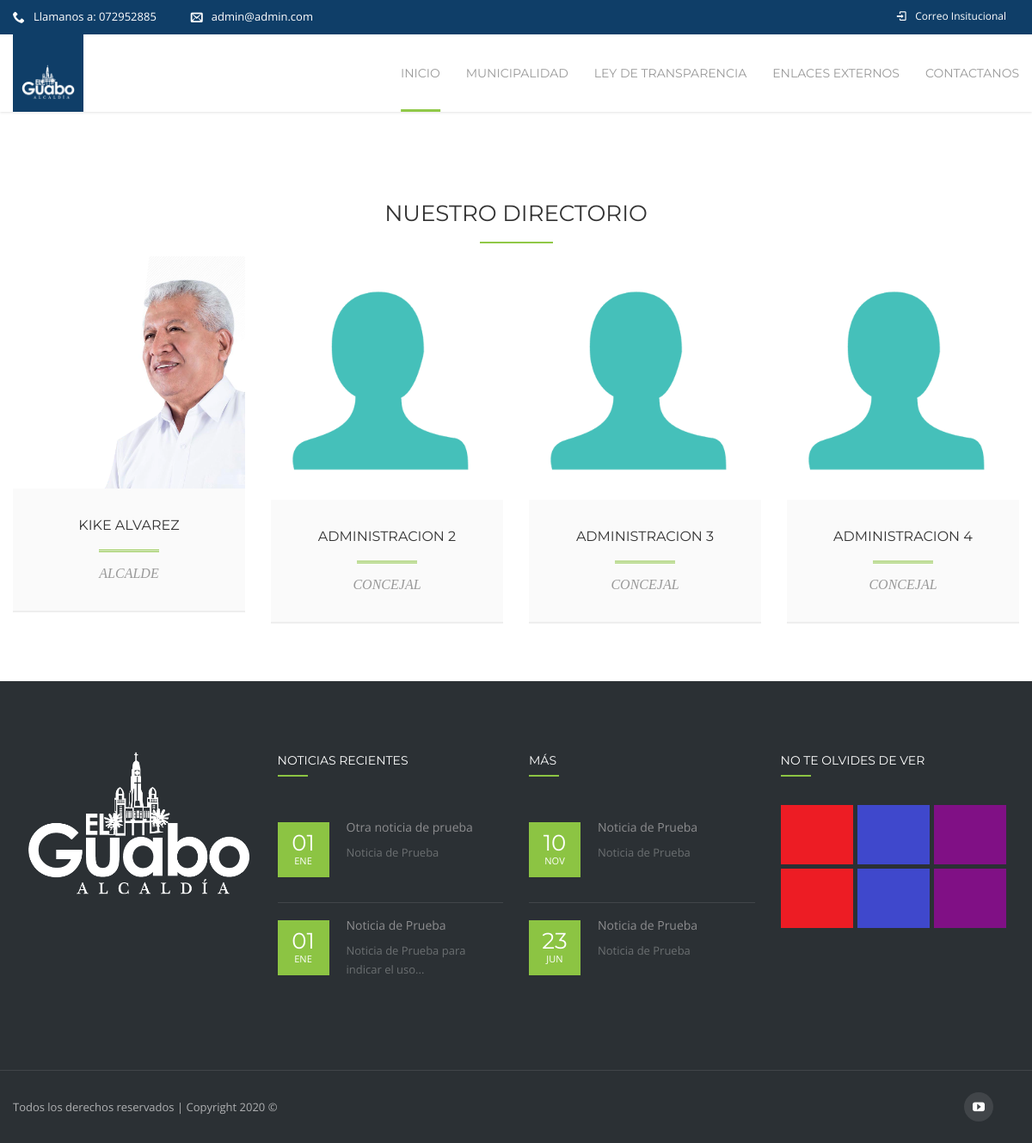
The page /directorio on the database its author committed.
### Apps/Inicio/models.py (models this page shows)
class Institucion(models.Model):
    nombre= models.CharField(max_length=60)
    logo = models.ImageField(upload_to="logo",null=True,blank=True)
    direccion = models.CharField(max_length=120,null=True,blank=True)
    telefono=models.CharField(max_length=60,null=True,blank=True)
    email = models.EmailField(max_length=150,null=True,blank=True)
    mision =RichTextUploadingField(null=True,blank=True)
    vision= RichTextUploadingField(null=True,blank=True)
    objetivos = RichTextUploadingField(null=True,blank=True)
    facebook=models.CharField(max_length=200,null=True,blank=True)
    twitter=models.CharField(max_length=200,null=True,blank=True)
    google_plus=models.CharField(max_length=200,null=True,blank=True)
    youtube=models.CharField(max_length=200,null=True,blank=True)
    class Meta:
        verbose_name_plural = "1. Institución"

class Directorio(models.Model):
    nombre = models.CharField(max_length=120)
    dignidad = models.CharField(choices=(('A',"ALCALDE"),("C","CONCEJAL")),max_length=50)
    foto = models.ImageField(upload_to="directorio")
    mensaje_principal =RichTextUploadingField(null=True,blank=True)
    twitter = models.CharField(max_length=150,null=True,blank=True)
    facebook = models.CharField(max_length=150,null=True,blank=True)
    inlink = models.CharField(max_length=150,null=True,blank=True)
    email = models.CharField(max_length=150,null=True,blank=True)
    datos_informativos = RichTextUploadingField()
    class Meta:
        verbose_name_plural = "3. Administración"

class Noticias(models.Model):
    fecha=models.DateTimeField()
    titulo=models.CharField(max_length=200)
    banner = models.ImageField(upload_to="noticias/banner",null=True,blank=True)
    imagen =models.ImageField(upload_to='noticias', help_text="Imagen de 585 x 480")
    descripcion_corta =models.CharField(max_length=160)
    pagina = RichTextUploadingField()
    visitas =models.IntegerField(default=1)
    class Meta:
        verbose_name_plural ="5. Noticias"

### Apps/Inicio/views.py (the view)
# urls.py: path('directorio', directorio),
def directorio(request):
    institucion = Institucion.objects.first()
    contexto = {
        'correo': institucion.email,
        'telefono': institucion.telefono,
        'logo': institucion.logo,
        'institucion': institucion,
        'directorio': Directorio.objects.all(),
        'noticias': Noticias.objects.all().order_by('-fecha'),
        'proyectos': Proyectos.objects.all(),
    }
    return render(request,'directorio.html',contexto)

### templates/directorio.html (shortened to what this page needs)
{% extends 'home-7.html' %}
{% block contenido %}
    <div id="nz-content" class='content nz-clearfix padding-false'>
        <div class='container page-full-width'>
            <div id="post-2057" class="post-2057 page type-page status-publish hentry">
                <section class="page-content nz-clearfix">
                    <div class="nz-section horizontal autoheight-false animate-false full-width-false "
                         data-animation-speed="35000" data-parallax="false"
                         style="padding-top:100px;padding-bottom:25px;">
                        <div class="container">
                            <div class="nz-row">
                                <div class="col vc_col-sm-12 col12  col-animate-false" style="" data-effect="fade"
                                     data-align="left">
                                    <div class="col-inner" style="">
                                        <h3 style="font-size: 26px;color: #333333;line-height: 36px;text-align: center;font-family:Montserrat;font-weight:400;font-style:normal"
                                            class="vc_custom_heading">NUESTRO DIRECTORIO</h3>
                                        <div class="sep-wrap center nz-clearfix">
                                            <div class="nz-separator solid"
                                                 style="border-bottom-color:#90c847;width:85px;border-bottom-width:2px;border-bottom-style:solid;margin-top:15px;margin-bottom:15px;">
                                            </div>
                                        </div>
                                        <div id="nz-persons-1" class="nz-persons nz-carousel nz-clearfix animate-none" data-animate="false" data-columns="4">
                                            {% for dir in directorio %}
                                             <div class="animate-item person ">
                                                <div class="img"><img src="/media/{{ dir.foto }}" alt="Alexandra McDoe" />
                                                </div>
                                                <div class="person-body">
                                                    <div class="person-meta">
                                                        <a href="/directorio/{{dir.id}}">
                                                            <div class="name">{{ dir.nombre}}</div>
                                                        </a>
                                                        <div class="title">{% if dir.dignidad == 'A' %}ALCALDE{% else %}CONCEJAL{% endif %}</div>
                                                    </div>
                                                </div>
                                            </div>
                                            {% endfor %}
                                        </div>
                                    </div>
                                </div>
                            </div>
                        </div>
                    </div>
                </section>
            </div>
        </div>
    </div>
{% endblock %}

### templates/home-7.html (shortened to what this page needs)
<!DOCTYPE html>
<html class="no-js  blank-false " lang="es-EC">
<head>
    <link rel='stylesheet' href='/static/css/settings.css' type='text/css' media='all' />
    <link rel='stylesheet' href='/static/css/style.css' type='text/css' media='all' />
    <link rel='stylesheet' href='/static/css/js_composer.min.css' type='text/css' media='all' />
</head>
<body class="home page page-id-7 page-template page-template-page-vc page-template-page-vc-php wpb-js-composer js-comp-ver-4.11.2 vc_responsive ">
    <div id="gen-wrap">
        <div id="wrap" class="nz-wide">
            <header class="header desk version1 stuck-false top-true sl-false search-true cart-true iversion-dark effect-underline subeffect-ghost fixed-true fiversion-dark">
                <div class="header-top" style="background: #0f3e68;">
                        <div class="container nz-clearfix">
                            <div class="slogan nz-clearfix">
                                <div class="nz-bar"><span class="nz-icon none small icon-phone animate-false"></span><span class="header-top-label">Llamanos
                                </span> a: {{telefono}}</div>
                                <div class="nz-bar"><span class="nz-icon none small icon-envelope animate-false"></span>{{correo}}</div>
                            </div>
                            <nav class="header-top-menu nz-clearfix">
                                <ul class="menu">
                                    <li class="icon-login menu-item"><a href="/"><span class="mi"></span><span class="txt">Correo Insitucional</span></a></li>
                                </ul>
                            </nav>
                        </div>
                    </div>
                <div class="header-content">
                    <div class="header-body">
                        <div class="container nz-clearfix">
                            <div class="logo logo-desk">
                                <a href="/" title="El Guabo" style="background: #0f3e68; padding: 10px">
                                    <img style="max-width:149px;max-height:41px;" src="/media/{{logo}}" alt="Focuson">
                                </a>
                            </div>
                            <nav class="header-menu desk-menu nz-clearfix">
                                <ul id="header-menu" class="menu">
                                    <li class="menu-item current-menu-item menu-item-has-children" data-mm="false" data-mmc="2">
                                        <a href="/"><span class="txt">Inicio</span></a>
                                    </li>
                                    <li class="menu-item menu-item-has-children" data-mm="false" data-mmc="2">
                                        <a href="#"><span class="txt">Municipalidad</span></a>
                                    </li>
                                    <li class="menu-item menu-item-has-children" data-mm="false" data-mmc="2">
                                        <a href="#"><span class="txt">Ley de Transparencia</span></a>
                                    </li>
                                    <li class="menu-item menu-item-has-children"><a href="#"><span class="txt">Enlaces Externos</span></a>
                                    </li>
                                    <li class="menu-item menu-item-has-children" data-mm="false" data-mmc="2">
                                        <a href="/contacto/"><span class="txt">Contactanos</span></a>
                                    </li>
                                </ul>
                            </nav>
                        </div>
                    </div>
                </div>
            </header>
            <div class="page-content-wrap">
            {% block contenido %}{% endblock %}
            {% block footer %}
                <footer class='footer'>
                    <div class="footer-widget-area nz-clearfix">
                        <div class="container">
                            <aside class="footer-widget-area widget-area nz-clearfix">
                                <div id="text-2" class="widget widget_text">
                                    <div class="textwidget"><img src="/media/{{ logo }}" alt="Focuson">
                                        <div class="gap nz-clearfix" style="height:35px">&nbsp;</div>
                                        <div class="gap nz-clearfix" style="height:25px">&nbsp;</div></div>
                                </div>
                                <div id="nz-recent-posts-2" class="widget widget_nz_recent_entries">
                                    <h6 class="widget_title">Noticias Recientes</h6>
                                    <ul>
                                        {% for noticia in noticias %}
                                            {% if forloop.counter <= 2 %}
                                                <li class="post">
                                                    <div class="post-date-custom"><span>{{noticia.fecha|date:"d"}}</span><span>{{noticia.fecha|date:"M"}}</span></div>
                                                    <div class="post-body">
                                                        <a class="post-title" href="/noticias_/{{ noticia.id }}/{{noticia.fecha|date:"m"}}">{{noticia.titulo}}</a>
                                                        <div class="widget-post-category">{{ noticia.descripcion_corta|truncatechars:40 }}</div>
                                                    </div>
                                                </li>
                                            {% endif %}
                                        {% endfor %}
                                    </ul>
                                </div>
                                <div id="nz-recent-posts-2" class="widget widget_nz_recent_entries">
                                <h6 class="widget_title"> Más</h6>
                                    <ul>
                                        {% for noticia in noticias %}
                                            {% if forloop.counter > 2 and forloop.counter <= 4 %}
                                                <li class="post">
                                                    <div class="post-date-custom"><span>{{noticia.fecha|date:"d"}}</span><span>{{noticia.fecha|date:"M"}}</span></div>
                                                    <div class="post-body">
                                                        <a class="post-title" href="/noticias_/{{ noticia.id }}/{{noticia.fecha|date:"m"}}">{{noticia.titulo}}</a>
                                                        <div class="widget-post-category">{{ noticia.descripcion_corta|truncatechars:40 }}</div>
                                                    </div>
                                                </li>
                                            {% endif %}
                                        {% endfor %}
                                    </ul>
                                </div>
                                <div id="mailchimp-4" class="widget widget_mailchimp">
                                    <h6 class="widget_title">No te olvides de ver</h6>
                                    <div class="recent-projects nz-clearfix">
                                        {% for proyecto in proyectos %}
                                        <div class="post nz-clearfix">
                                            <a href="/proyecto/{{proyecto.id}}" title="Jurong Hub">
                                                <div class="nz-thumbnail">
                                                </div>
                                            </a>
                                        </div>
                                        {% endfor %}
                                    </div>
                                </div>
                            </aside>
                        </div>
                    </div>
                    <div class="footer-info-area nz-clearfix">
                        <div class="container">
                            <div class="footer-copyright nz-clearfix">
                                Todos los derechos reservados | Copyright 2020 ©
                            </div>
                            <div class="social-links">
                                {% if institucion.youtube %}
                                <a class="icon-youtube" href="{{ institucion.youtube }}" title="youtube" target="_blank"></a>
                                {% endif %}
                            </div>
                        </div>
                    </div>
                </footer>
            {% endblock %}
            </div>
        </div>
    </div>
</body>
</html>

### static/css/header-im.css (style rules this page uses)
.icon-login>a>.mi:before { content:"\e8b9"; }

### rows shown on the page
Institucion: telefono "072952885", email "admin@admin.com", logo (picture)
Directorio: foto (picture), nombre "KIKE ALVAREZ", dignidad "ALCALDE"
Directorio: foto (picture), nombre "ADMINISTRACION 2", dignidad "CONCEJAL"
Directorio: foto (picture), nombre "ADMINISTRACION 3", dignidad "CONCEJAL"
Directorio: foto (picture), nombre "ADMINISTRACION 4", dignidad "CONCEJAL"
Noticias: fecha "01", fecha "ENE", titulo "Otra noticia de prueba", descripcion_corta "Noticia de Prueba"
Noticias: fecha "01", fecha "ENE", titulo "Noticia de Prueba", descripcion_corta "Noticia de Prueba para indicar el uso..."
Noticias: fecha "10", fecha "NOV", titulo "Noticia de Prueba", descripcion_corta "Noticia de Prueba"
Noticias: fecha "23", fecha "JUN", titulo "Noticia de Prueba", descripcion_corta "Noticia de Prueba"
